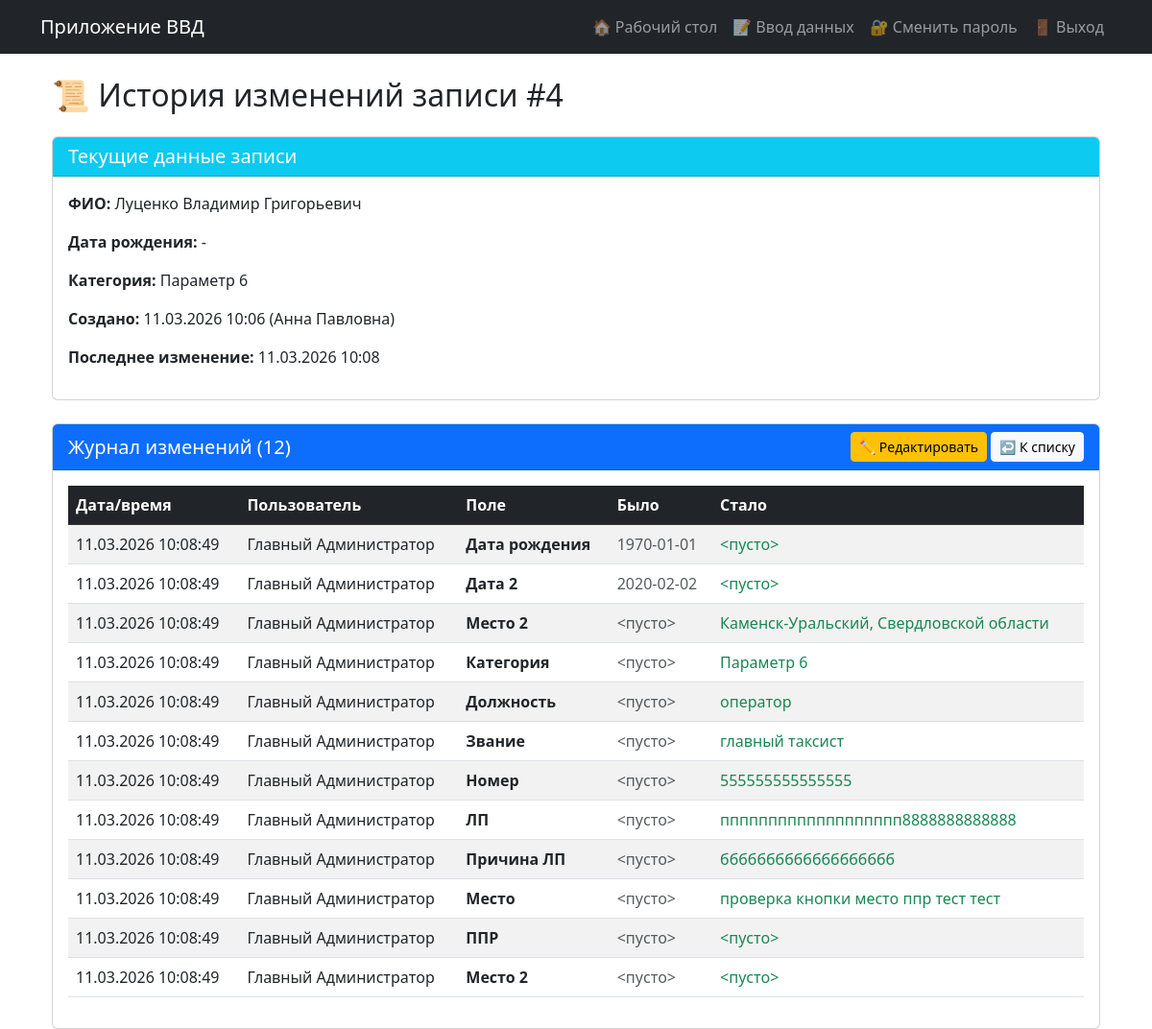
Screenshot of /record/history/4 (signed in) with the database file from the repository.
### models.py (models this page shows, shortened)
class PersonData(db.Model):  # Класс переименован!
    __tablename__ = 'person_data'  # Новое имя таблицы!
    __table_args__ = {'extend_existing': True}  # Добавлено!
    id = db.Column(db.Integer, primary_key=True)
    last_name = db.Column(db.String(100))
    first_name = db.Column(db.String(100))
    middle_name = db.Column(db.String(100))
    birth_date = db.Column(db.Date)
    date2 = db.Column(db.Date)
    place2 = db.Column(db.String(255))
    category = db.Column(db.String(200))
    category_custom = db.Column(db.String(200))
    position = db.Column(db.String(200))
    rank = db.Column(db.String(100))
    number = db.Column(db.String(100))
    lp = db.Column(db.String(255))
    lp_reason = db.Column(db.String(1000))
    place = db.Column(db.String(200))
    ppr = db.Column(db.String(200))
    place2_field = db.Column(db.String(200))
    date4 = db.Column(db.Date)
    ee = db.Column(db.Date)
    ee4 = db.Column(db.Date)
    created_at = db.Column(db.DateTime, default=datetime.now)
    updated_at = db.Column(db.DateTime, default=datetime.now, onupdate=datetime.now)
    user_id = db.Column(db.Integer, db.ForeignKey('users.id'), nullable=False)
    edit_history = db.relationship('EditHistory', backref='record', lazy='dynamic', cascade='all, delete-orphan')

class User(UserMixin, db.Model):
    __tablename__ = 'users'  # Явно указываем имя таблицы Алиса
    __table_args__ = {'extend_existing': True}  # Добавлено!
    id = db.Column(db.Integer, primary_key=True)
    username = db.Column(db.String(80), unique=True, nullable=False)
    password = db.Column(db.String(200), nullable=False)
    full_name = db.Column(db.String(100))
    role = db.Column(db.String(20), default='user')
    entries = db.relationship('PersonData', backref='author', lazy=True, cascade='all, delete-orphan')
    def is_admin(self):
        return self.role == 'admin'

class EditHistory(db.Model):
    __tablename__ = 'edit_history'
    id = db.Column(db.Integer, primary_key=True)
    record_id = db.Column(db.Integer, db.ForeignKey('person_data.id'), nullable=False)
    user_id = db.Column(db.Integer, db.ForeignKey('users.id'), nullable=False)
    field_name = db.Column(db.String(100), nullable=False)  # Какое поле изменили
    old_value = db.Column(db.Text)  # Старое значение
    new_value = db.Column(db.Text)  # Новое значение
    edited_at = db.Column(db.DateTime, default=datetime.now)  # Когда изменили
    user = db.relationship('User', backref='edit_actions')

### app.py (the view)
@app.route('/record/history/<int:record_id>')
@login_required
def record_history(record_id):
    record = PersonData.query.get_or_404(record_id)
    history = EditHistory.query.filter_by(record_id=record_id).order_by(EditHistory.edited_at.desc()).all()
    return render_template('record_history.html', record=record, history=history)

### app.py (called while the page is built)
@login_manager.user_loader
def load_user(user_id):
    return User.query.get(int(user_id))

### templates/record_history.html (shortened to what this page needs)
{% extends "base.html" %}
{% block content %}
<div class="container-fluid">
    <h2 class="mb-4">📜 История изменений записи #{{ record.id }}</h2>
    <div class="card mb-4">
        <div class="card-header bg-info text-white">
            <h5 class="mb-0">Текущие данные записи</h5>
        </div>
        <div class="card-body">
            <p><strong>ФИО:</strong> {{ record.last_name }} {{ record.first_name }} {{ record.middle_name }}</p>
            <p><strong>Дата рождения:</strong> {{ record.birth_date.strftime('%d.%m.%Y') if record.birth_date else '-' }}</p>
            <p><strong>Категория:</strong> {{ record.category or '-' }} {{ '(' + record.category_custom + ')' if record.category_custom }}</p>
            <p><strong>Создано:</strong> {{ record.created_at.strftime('%d.%m.%Y %H:%M') }} ({{ record.author.full_name or record.author.username }})</p>
            <p><strong>Последнее изменение:</strong> {{ record.updated_at.strftime('%d.%m.%Y %H:%M') if record.updated_at else 'нет' }}</p>
        </div>
    </div>
    <div class="card">
        <div class="card-header bg-primary text-white d-flex justify-content-between align-items-center">
            <h5 class="mb-0">Журнал изменений ({{ history|length }})</h5>
            <div>
                <a href="{{ url_for('edit_record', record_id=record.id) }}" class="btn btn-warning btn-sm">✏️ Редактировать</a>
                <a href="{{ url_for('all_records') }}" class="btn btn-light btn-sm">↩️ К списку</a>
            </div>
        </div>
        <div class="card-body">
            {% if history %}
            <div class="table-responsive">
                <table class="table table-striped table-hover">
                    <thead class="table-dark">
                        <tr>
                            <th>Дата/время</th>
                            <th>Пользователь</th>
                            <th>Поле</th>
                            <th>Было</th>
                            <th>Стало</th>
                        </tr>
                    </thead>
                    <tbody>
                        {% for entry in history %}
                        <tr>
                            <td>{{ entry.edited_at.strftime('%d.%m.%Y %H:%M:%S') }}</td>
                            <td>{{ entry.user.full_name or entry.user.username }}</td>
                            <td>
                                <strong>
                                {% if entry.field_name == 'last_name' %}Фамилия
                                {% elif entry.field_name == 'first_name' %}Имя
                                {% elif entry.field_name == 'middle_name' %}Отчество
                                {% elif entry.field_name == 'birth_date' %}Дата рождения
                                {% elif entry.field_name == 'date2' %}Дата 2
                                {% elif entry.field_name == 'place2' %}Место 2
                                {% elif entry.field_name == 'category' %}Категория
                                {% elif entry.field_name == 'category_custom' %}Свой вариант
                                {% elif entry.field_name == 'position' %}Должность
                                {% elif entry.field_name == 'rank' %}Звание
                                {% elif entry.field_name == 'number' %}Номер
                                {% elif entry.field_name == 'lp' %}ЛП
                                {% elif entry.field_name == 'lp_reason' %}Причина ЛП
                                {% elif entry.field_name == 'place' %}Место
                                {% elif entry.field_name == 'ppr' %}ППР
                                {% elif entry.field_name == 'place2_field' %}Место 2
                                {% elif entry.field_name == 'date4' %}Дата 4
                                {% elif entry.field_name == 'ee' %}ЭЭ
                                {% elif entry.field_name == 'ee4' %}ЭЭ4
                                {% else %}{{ entry.field_name }}
                                {% endif %}
                                </strong>
                            </td>
                            <td class="text-muted">{{ entry.old_value or '<пусто>' }}</td>
                            <td class="text-success">{{ entry.new_value or '<пусто>' }}</td>
                        </tr>
                        {% endfor %}
                    </tbody>
                </table>
            </div>
            {% else %}
            <div class="alert alert-info">
                У этой записи пока нет истории изменений.
            </div>
            {% endif %}
        </div>
    </div>
</div>
{% endblock %}

### rows the page displays
PersonData: id "4", last_name "Луценко", first_name "Владимир", middle_name "Григорьевич", birth_date "-", category "Параметр 6", created_at "11.03.2026 10:06", updated_at "11.03.2026 10:08"
User: author "Анна Павловна"
EditHistory: edited_at "11.03.2026 10:08:49", user "Главный Администратор", field_name "Дата рождения", old_value "1970-01-01", new_value "<пусто>"
EditHistory: edited_at "11.03.2026 10:08:49", user "Главный Администратор", field_name "Дата 2", old_value "2020-02-02", new_value "<пусто>"
EditHistory: edited_at "11.03.2026 10:08:49", user "Главный Администратор", field_name "Место 2", old_value "<пусто>", new_value "Каменск-Уральский, Свердловской области"
EditHistory: edited_at "11.03.2026 10:08:49", user "Главный Администратор", field_name "Категория", old_value "<пусто>", new_value "Параметр 6"
EditHistory: edited_at "11.03.2026 10:08:49", user "Главный Администратор", field_name "Должность", old_value "<пусто>", new_value "оператор"
EditHistory: edited_at "11.03.2026 10:08:49", user "Главный Администратор", field_name "Звание", old_value "<пусто>", new_value "главный таксист"
EditHistory: edited_at "11.03.2026 10:08:49", user "Главный Администратор", field_name "Номер", old_value "<пусто>", new_value "555555555555555"
EditHistory: edited_at "11.03.2026 10:08:49", user "Главный Администратор", field_name "ЛП", old_value "<пусто>", new_value "ппппппппппппппппппп8888888888888"
EditHistory: edited_at "11.03.2026 10:08:49", user "Главный Администратор", field_name "Причина ЛП", old_value "<пусто>", new_value "ббббббббббббббббббб"
EditHistory: edited_at "11.03.2026 10:08:49", user "Главный Администратор", field_name "Место", old_value "<пусто>", new_value "проверка кнопки место ппр тест тест"
EditHistory: edited_at "11.03.2026 10:08:49", user "Главный Администратор", field_name "ППР", old_value "<пусто>", new_value "<пусто>"
EditHistory: edited_at "11.03.2026 10:08:49", user "Главный Администратор", field_name "Место 2", old_value "<пусто>", new_value "<пусто>"

### other values shown
{{ history|length }} "12"
